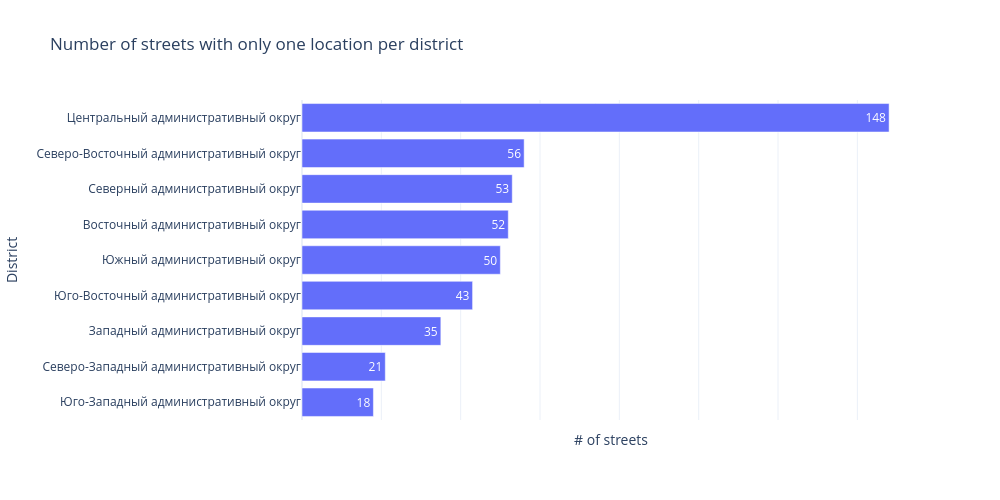

The notebook cell this image was saved under:
### Code cell
# Single streets by district
df_temp = (
    pd.pivot_table(
        data=df_places,
        index=['district', 'name_street'],
        values='is_chain',
        aggfunc='count',
    )
    .reset_index()
    .rename_axis('index', axis=1)
    .set_axis(
        ['district', 'name_street', 'place_count'],
        axis=1
    )
)

fig = px.bar(
    pd.pivot_table(
        data=df_temp[df_temp.place_count == 1],
        index='district',
        values='place_count',
        aggfunc='sum'
    ).reset_index(),
    x='place_count',
    y='district',
    text_auto=True,
    title='Number of streets with only one location per district',
    labels=dict(
        place_count='# of streets',
        district='District',
    ),
    width=FIG_WIDTH*100,
    height=FIG_HEIGHT*100,
    template='plotly_white'
)
fig.update_layout(yaxis={'categoryorder':'total ascending'})
fig.update_xaxes(showticklabels=False)
fig.show()

### Figure 1 — Plotly figure (JSON) as saved in the notebook; plotly's stock layout.template omitted (floating-point values rounded to 4 significant figures)
{"data": [{"alignmentgroup": "True", "hovertemplate": "# of streets=%{x}<br>District=%{y}<extra></extra>", "legendgroup": "", "marker": {"color": "#636efa", "pattern": {"shape": ""}}, "name": "", "offsetgroup": "", "orientation": "h", "showlegend": false, "textposition": "auto", "texttemplate": "%{x}", "type": "bar", "x": [52, 35, 53, 56, 21, 148, 43, 18, 50], "xaxis": "x", "y": ["Восточный административный округ", "Западный административный округ", "Северный административный округ", "Северо-Восточный административный округ", "Северо-Западный административный округ", "Центральный административный округ", "Юго-Восточный административный округ", "Юго-Западный административный округ", "Южный административный округ"], "yaxis": "y"}], "layout": {"barmode": "relative", "height": 500, "legend": {"tracegroupgap": 0}, "title": {"text": "Number of streets with only one location per district"}, "width": 1000, "xaxis": {"anchor": "y", "domain": [0, 1], "showticklabels": false, "title": {"text": "# of streets"}}, "yaxis": {"anchor": "x", "categoryorder": "total ascending", "domain": [0, 1], "title": {"text": "District"}}}}
